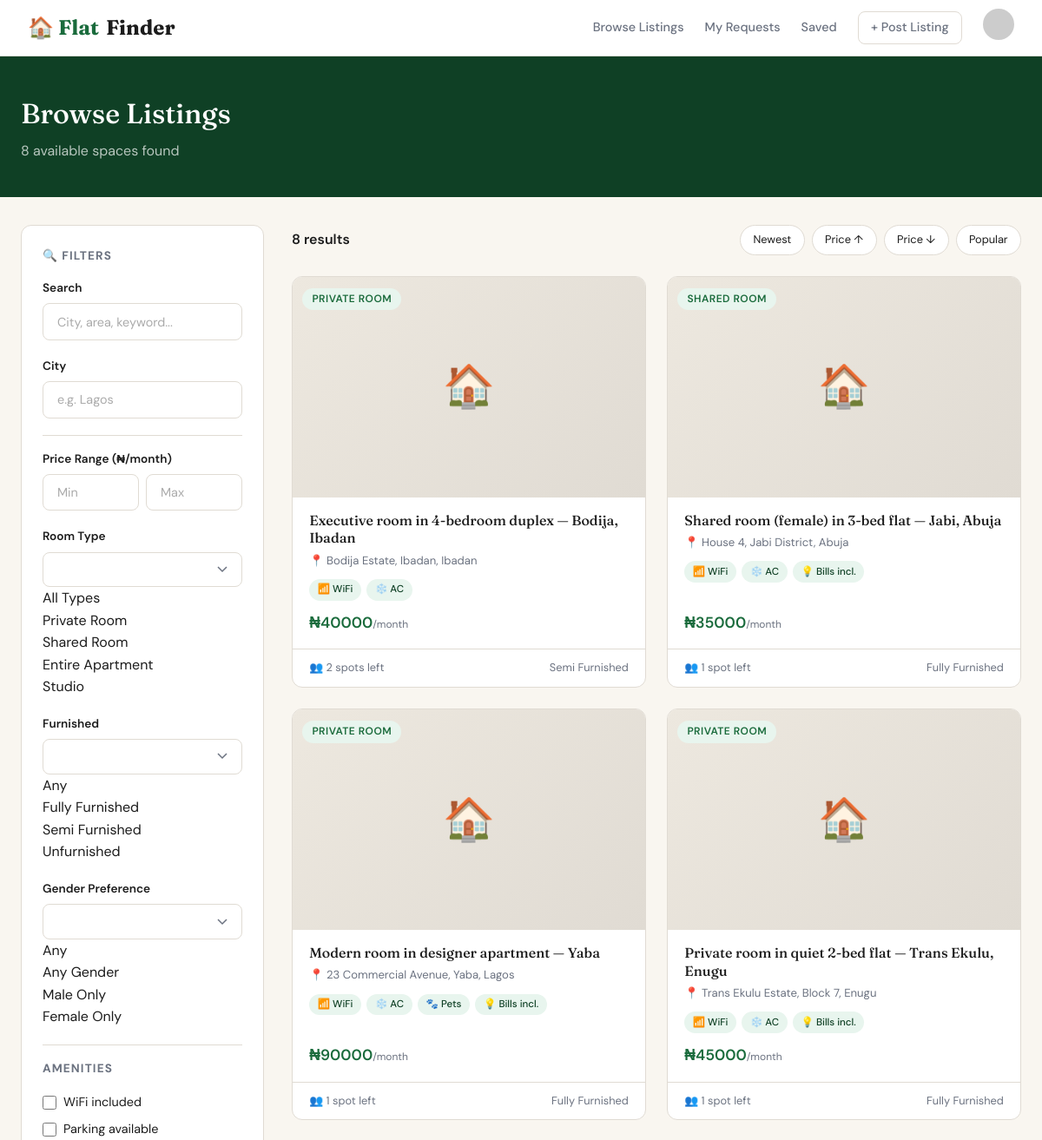
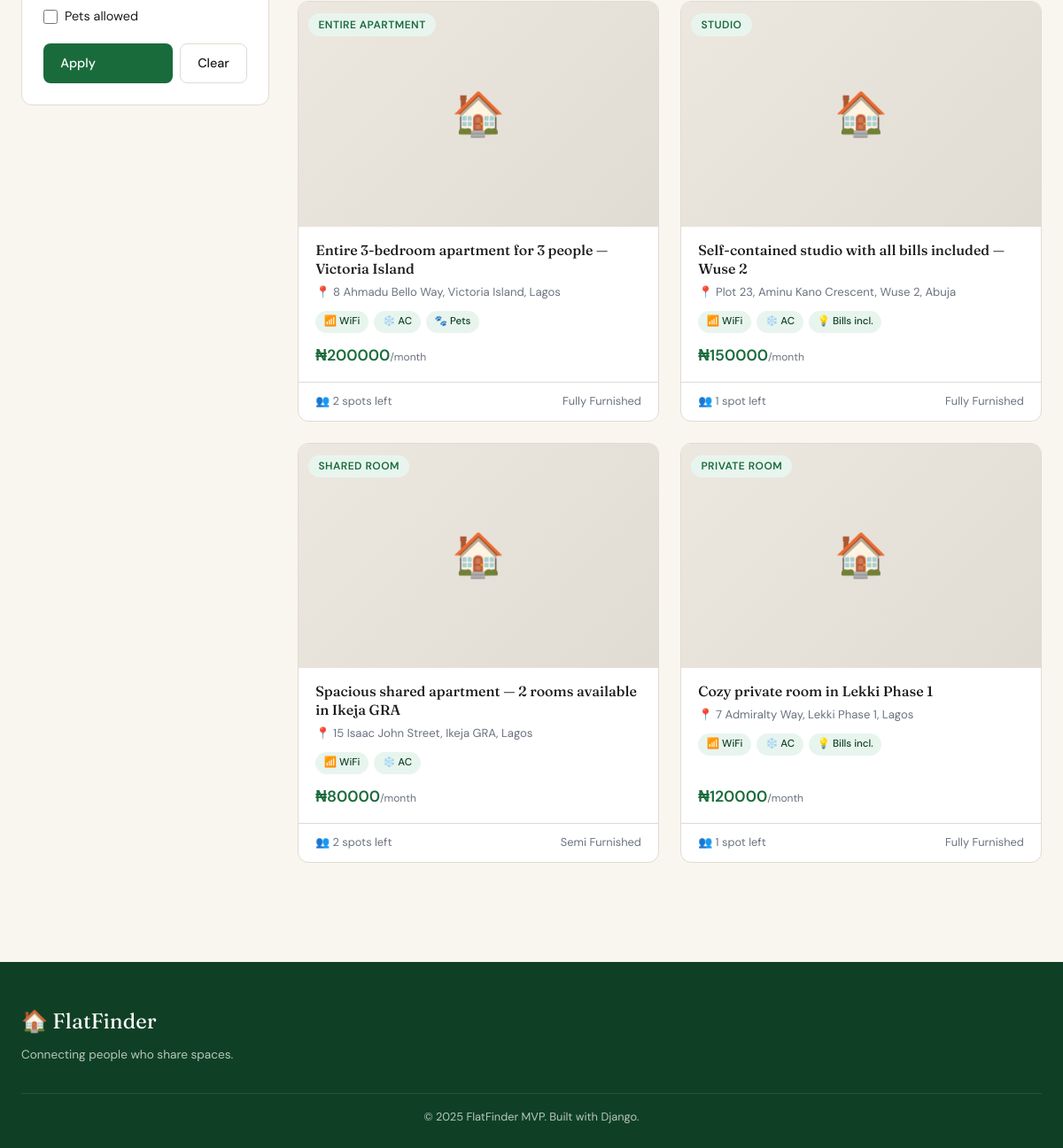
The app's page /listings/ (signed in) with its own data (2 pictures, top to bottom).
### listings/models.py (models this page shows, shortened)
class Listing(models.Model):
    ROOM_TYPE_CHOICES = [
        ('private', 'Private Room'),
        ('shared', 'Shared Room'),
        ('entire', 'Entire Apartment'),
        ('studio', 'Studio'),
    ]
    GENDER_PREFERENCE_CHOICES = [
        ('any', 'Any Gender'),
        ('male', 'Male Only'),
        ('female', 'Female Only'),
    ]
    FURNISHED_CHOICES = [
        ('furnished', 'Fully Furnished'),
        ('semi', 'Semi Furnished'),
        ('unfurnished', 'Unfurnished'),
    ]
    STATUS_CHOICES = [
        ('available', 'Available'),
        ('taken', 'Taken'),
        ('pending', 'Pending'),
    ]
    host = models.ForeignKey(settings.AUTH_USER_MODEL, on_delete=models.CASCADE, related_name='listings')
    title = models.CharField(max_length=200)
    description = models.TextField()
    address = models.CharField(max_length=300)
    city = models.CharField(max_length=100)
    state = models.CharField(max_length=100)
    room_type = models.CharField(max_length=20, choices=ROOM_TYPE_CHOICES, default='private')
    total_rooms = models.PositiveIntegerField(default=1)
    available_rooms = models.PositiveIntegerField(default=1)
    current_flatmates = models.PositiveIntegerField(default=0)
    max_flatmates = models.PositiveIntegerField(default=2)
    monthly_rent = models.DecimalField(max_digits=10, decimal_places=2)
    utilities_included = models.BooleanField(default=False)
    security_deposit = models.DecimalField(max_digits=10, decimal_places=2, null=True, blank=True)
    furnished = models.CharField(max_length=20, choices=FURNISHED_CHOICES, default='furnished')
    gender_preference = models.CharField(max_length=10, choices=GENDER_PREFERENCE_CHOICES, default='any')
    pets_allowed = models.BooleanField(default=False)
    smoking_allowed = models.BooleanField(default=False)
    has_wifi = models.BooleanField(default=True)
    has_parking = models.BooleanField(default=False)
    has_gym = models.BooleanField(default=False)
    has_pool = models.BooleanField(default=False)
    has_laundry = models.BooleanField(default=False)
    has_ac = models.BooleanField(default=True)
    has_security = models.BooleanField(default=False)
    status = models.CharField(max_length=20, choices=STATUS_CHOICES, default='available')
    available_from = models.DateField()
    created_at = models.DateTimeField(auto_now_add=True)
    updated_at = models.DateTimeField(auto_now=True)
    views_count = models.PositiveIntegerField(default=0)
    class Meta:
        ordering = ['-created_at']
    def get_absolute_url(self):
        return reverse('listings:detail', kwargs={'pk': self.pk})
    @property
    def spots_left(self):
        return self.max_flatmates - self.current_flatmates

### listings/views.py (the view)
# urls.py: path('listings/', views.listing_list, name='list'),
def listing_list(request):
    listings = Listing.objects.filter(status='available')
    form = SearchForm(request.GET)
    if form.is_valid():
        q = form.cleaned_data.get('q')
        city = form.cleaned_data.get('city')
        min_price = form.cleaned_data.get('min_price')
        max_price = form.cleaned_data.get('max_price')
        room_type = form.cleaned_data.get('room_type')
        gender_preference = form.cleaned_data.get('gender_preference')
        furnished = form.cleaned_data.get('furnished')
        pets_allowed = form.cleaned_data.get('pets_allowed')
        has_wifi = form.cleaned_data.get('has_wifi')
        has_parking = form.cleaned_data.get('has_parking')
        if q:
            listings = listings.filter(Q(title__icontains=q)|Q(description__icontains=q)|Q(city__icontains=q)|Q(address__icontains=q))
        if city: listings = listings.filter(city__icontains=city)
        if min_price: listings = listings.filter(monthly_rent__gte=min_price)
        if max_price: listings = listings.filter(monthly_rent__lte=max_price)
        if room_type: listings = listings.filter(room_type=room_type)
        if gender_preference: listings = listings.filter(gender_preference=gender_preference)
        if furnished: listings = listings.filter(furnished=furnished)
        if pets_allowed: listings = listings.filter(pets_allowed=True)
        if has_wifi: listings = listings.filter(has_wifi=True)
        if has_parking: listings = listings.filter(has_parking=True)
    sort = request.GET.get('sort', '-created_at')
    sort_options = {'price_asc':'monthly_rent','price_desc':'-monthly_rent','newest':'-created_at','popular':'-views_count'}
    listings = listings.order_by(sort_options.get(sort, '-created_at'))
    cities = Listing.objects.values_list('city', flat=True).distinct()
    return render(request, 'listings/list.html', {'listings':listings,'form':form,'cities':cities,'total':listings.count(),'current_sort':sort})

### listings/forms.py
class SearchForm(forms.Form):
    q = forms.CharField(required=False, widget=forms.TextInput(attrs={'placeholder': 'City, area, or keyword...'}))
    city = forms.CharField(required=False)
    min_price = forms.DecimalField(required=False, min_value=0)
    max_price = forms.DecimalField(required=False, min_value=0)
    room_type = forms.ChoiceField(
        required=False,
        choices=[('', 'All Types')] + Listing.ROOM_TYPE_CHOICES
    )
    gender_preference = forms.ChoiceField(
        required=False,
        choices=[('', 'Any')] + Listing.GENDER_PREFERENCE_CHOICES
    )
    furnished = forms.ChoiceField(
        required=False,
        choices=[('', 'Any')] + Listing.FURNISHED_CHOICES
    )
    pets_allowed = forms.BooleanField(required=False)
    has_wifi = forms.BooleanField(required=False)
    has_parking = forms.BooleanField(required=False)

### accounts/models.py (called while the page is built)
    def get_avatar_url(self):
        if self.avatar:
            return self.avatar.url
        initials = (self.first_name[0] if self.first_name else self.username[0]).upper()
        return f"https://ui-avatars.com/api/?name={self.get_full_name() or self.username}&background=2d6a4f&color=fff&size=128"

### templates/listings/list.html (shortened to what this page needs)
{% extends 'base.html' %}
{% block content %}
<div class="page-header">
  <div class="container">
    <h1>Browse Listings</h1>
    <p>{{ total }} available space{{ total|pluralize }} found</p>
  </div>
</div>
<div class="container">
  <div class="browse-layout">
    <aside class="sidebar">
      <form method="get" class="filter-card">
        <div class="filter-title">🔍 Filters</div>
        <div class="form-group">
          <label class="form-label">Search</label>
          <input type="text" name="q" value="{{ form.q.value|default:'' }}" class="form-control" placeholder="City, area, keyword...">
        </div>
        <div class="form-group">
          <label class="form-label">City</label>
          <input type="text" name="city" value="{{ form.city.value|default:'' }}" class="form-control" placeholder="e.g. Lagos">
        </div>
        <hr class="filter-divider">
        <div class="form-group">
          <label class="form-label">Price Range (₦/month)</label>
          <div style="display:grid; grid-template-columns:1fr 1fr; gap:0.5rem;">
            <input type="number" name="min_price" value="{{ form.min_price.value|default:'' }}" class="form-control" placeholder="Min">
            <input type="number" name="max_price" value="{{ form.max_price.value|default:'' }}" class="form-control" placeholder="Max">
          </div>
        </div>
        <div class="form-group">
          <label class="form-label">Room Type</label>
          <select name="room_type" class="form-control">
            {{ form.room_type }}
          </select>
        </div>
        <div class="form-group">
          <label class="form-label">Furnished</label>
          <select name="furnished" class="form-control">
            {{ form.furnished }}
          </select>
        </div>
        <div class="form-group">
          <label class="form-label">Gender Preference</label>
          <select name="gender_preference" class="form-control">
            {{ form.gender_preference }}
          </select>
        </div>
        <hr class="filter-divider">
        <div class="filter-title">Amenities</div>
        <div class="form-check">
          <input type="checkbox" name="has_wifi" id="wifi" {% if form.has_wifi.value %}checked{% endif %}>
          <label for="wifi">WiFi included</label>
        </div>
        <div class="form-check">
          <input type="checkbox" name="has_parking" id="parking" {% if form.has_parking.value %}checked{% endif %}>
          <label for="parking">Parking available</label>
        </div>
        <div class="form-check">
          <input type="checkbox" name="pets_allowed" id="pets" {% if form.pets_allowed.value %}checked{% endif %}>
          <label for="pets">Pets allowed</label>
        </div>
        <div style="margin-top:1.2rem; display:flex; gap:0.5rem;">
          <button type="submit" class="btn btn-primary" style="flex:1">Apply</button>
          <a href="{% url 'listings:list' %}" class="btn btn-outline">Clear</a>
        </div>
      </form>
    </aside>
    <div>
      <div class="results-header">
        <span class="results-count">{{ total }} result{{ total|pluralize }}</span>
        <div class="sort-bar">
          <a href="?{% if request.GET.urlencode %}{{ request.GET.urlencode }}&{% endif %}sort=newest" class="sort-btn {% if current_sort == 'newest' or not current_sort %}active{% endif %}">Newest</a>
          <a href="?{% if request.GET.urlencode %}{{ request.GET.urlencode }}&{% endif %}sort=price_asc" class="sort-btn {% if current_sort == 'price_asc' %}active{% endif %}">Price ↑</a>
          <a href="?{% if request.GET.urlencode %}{{ request.GET.urlencode }}&{% endif %}sort=price_desc" class="sort-btn {% if current_sort == 'price_desc' %}active{% endif %}">Price ↓</a>
          <a href="?{% if request.GET.urlencode %}{{ request.GET.urlencode }}&{% endif %}sort=popular" class="sort-btn {% if current_sort == 'popular' %}active{% endif %}">Popular</a>
        </div>
      </div>
      {% if listings %}
      <div class="listings-grid">
        {% for listing in listings %}
        <a href="{{ listing.get_absolute_url }}" class="listing-card" style="color:inherit;">
          <div class="listing-card-img">
            {% if listing.images.first %}
              <img src="{{ listing.images.first.image.url }}" alt="{{ listing.title }}">
            {% else %}
              <div class="listing-card-img-placeholder">🏠</div>
            {% endif %}
            <div style="position:absolute; top:0.7rem; left:0.7rem;">
              <span class="badge badge-green">{{ listing.get_room_type_display }}</span>
            </div>
          </div>
          <div class="listing-card-body">
            <div class="listing-card-title">{{ listing.title }}</div>
            <div class="listing-card-location">📍 {{ listing.address }}, {{ listing.city }}</div>
            <div style="display:flex; gap:0.4rem; flex-wrap:wrap; margin-bottom:0.7rem;">
              {% if listing.has_wifi %}<span class="chip" style="padding:0.2rem 0.6rem; font-size:0.72rem;">📶 WiFi</span>{% endif %}
              {% if listing.has_ac %}<span class="chip" style="padding:0.2rem 0.6rem; font-size:0.72rem;">❄️ AC</span>{% endif %}
              {% if listing.pets_allowed %}<span class="chip" style="padding:0.2rem 0.6rem; font-size:0.72rem;">🐾 Pets</span>{% endif %}
              {% if listing.utilities_included %}<span class="chip" style="padding:0.2rem 0.6rem; font-size:0.72rem;">💡 Bills incl.</span>{% endif %}
            </div>
            <div class="listing-card-price">
              ₦{{ listing.monthly_rent|floatformat:0 }}<small>/month</small>
            </div>
          </div>
          <div class="listing-card-footer">
            <span>👥 {{ listing.spots_left }} spot{{ listing.spots_left|pluralize }} left</span>
            <span>{{ listing.get_furnished_display }}</span>
          </div>
        </a>
        {% endfor %}
      </div>
      {% endif %}
    </div>
  </div>
</div>
{% endblock %}

### templates/base.html (style rules this page uses)
*, *::before, *::after { box-sizing: border-box; margin: 0; padding: 0; }
:root { --green: #1a6b3c; --green-light: #2d8a54; --green-pale: #e8f5ee; --green-dark: #0f4025; --cream: #f9f6f0; --sand: #ede8df; --text: #1c1c1c; --muted: #6b7280; --border: #e0dbd3; --white: #ffffff; --danger: #e53e3e; --warning: #d97706; --radius: 12px; --shadow: 0 2px 12px rgba(0,0,0,0.08); --shadow-lg: 0 8px 40px rgba(0,0,0,0.12); }
html { scroll-behavior: smooth; }
body { font-family: 'DM Sans', sans-serif; background: var(--cream); color: var(--text); line-height: 1.6; min-height: 100vh; }
h1, h2, h3, .brand { font-family: 'Fraunces', serif; }
a { color: inherit; text-decoration: none; }
.btn { display: inline-flex; align-items: center; gap: 0.4rem; padding: 0.6rem 1.2rem; border-radius: 8px; font-size: 0.9rem; font-weight: 500; cursor: pointer; border: none; transition: all 0.2s; font-family: 'DM Sans', sans-serif; text-decoration: none; }
.btn-primary { background: var(--green); color: white; }
.btn-outline { background: transparent; border: 1.5px solid var(--border); color: var(--text); }
.container { max-width: 1200px; margin: 0 auto; padding: 0 1.5rem; }
.badge { display: inline-block; padding: 0.2rem 0.7rem; border-radius: 100px; font-size: 0.75rem; font-weight: 600; text-transform: uppercase; letter-spacing: 0.04em; }
.badge-green { background: var(--green-pale); color: var(--green); }
.listing-card { background: var(--white); border-radius: var(--radius); border: 1px solid var(--border); overflow: hidden; transition: all 0.25s; display: flex; flex-direction: column; }
.listing-card-img { aspect-ratio: 16/10; background: var(--sand); overflow: hidden; position: relative; }
.listing-card-img-placeholder { width: 100%; height: 100%; display: flex; align-items: center; justify-content: center; font-size: 3rem; background: linear-gradient(135deg, var(--sand), var(--border)); }
.listing-card-body { padding: 1rem 1.2rem; flex: 1; display: flex; flex-direction: column; }
.listing-card-title { font-family: 'Fraunces', serif; font-size: 1rem; font-weight: 500; margin-bottom: 0.3rem; color: var(--text); line-height: 1.3; }
.listing-card-location { color: var(--muted); font-size: 0.82rem; margin-bottom: 0.7rem; }
.listing-card-price { font-size: 1.1rem; font-weight: 600; color: var(--green); margin-top: auto; }
.listing-card-price small { font-size: 0.75rem; color: var(--muted); font-weight: 400; }
.listing-card-footer { display: flex; align-items: center; justify-content: space-between; padding: 0.7rem 1.2rem; border-top: 1px solid var(--border); font-size: 0.8rem; color: var(--muted); }
.listings-grid { display: grid; grid-template-columns: repeat(auto-fill, minmax(280px, 1fr)); gap: 1.5rem; }
.form-group { margin-bottom: 1.2rem; }
.form-label { display: block; font-size: 0.85rem; font-weight: 600; margin-bottom: 0.4rem; color: var(--text); }
.form-control { width: 100%; padding: 0.7rem 1rem; border: 1.5px solid var(--border); border-radius: 8px; font-size: 0.9rem; font-family: 'DM Sans', sans-serif; background: var(--white); color: var(--text); transition: border-color 0.2s; appearance: none; }
.form-control::placeholder { color: #aaa; }
select.form-control { background-repeat: no-repeat; background-position: right 1rem center; padding-right: 2.5rem; }
.form-check { display: flex; align-items: center; gap: 0.5rem; margin-bottom: 0.5rem; }
.form-check input[type="checkbox"] { width: 16px; height: 16px; accent-color: var(--green); }
.form-check label { font-size: 0.9rem; cursor: pointer; }
.chip { display: inline-flex; align-items: center; gap: 0.3rem; padding: 0.3rem 0.8rem; background: var(--green-pale); color: var(--green-dark); border-radius: 100px; font-size: 0.78rem; font-weight: 500; }

### records on screen
Listing: room_type "PRIVATE ROOM", title "Executive room in 4-bedroom duplex — Bodija, Ibadan", address "Bodija Estate, Ibadan", city "Ibadan", has_wifi "📶 WiFi", has_ac "❄️ AC", monthly_rent "40000", spots_left "2", furnished "Semi Furnished"
Listing: room_type "SHARED ROOM", title "Shared room (female) in 3-bed flat — Jabi, Abuja", address "House 4, Jabi District", city "Abuja", has_wifi "📶 WiFi", has_ac "❄️ AC", utilities_included "💡 Bills incl.", monthly_rent "35000", spots_left "1", furnished "Fully Furnished"
Listing: room_type "PRIVATE ROOM", title "Modern room in designer apartment — Yaba", address "23 Commercial Avenue, Yaba", city "Lagos", has_wifi "📶 WiFi", has_ac "❄️ AC", pets_allowed "🐾 Pets", utilities_included "💡 Bills incl.", monthly_rent "90000", spots_left "1", furnished "Fully Furnished"
Listing: room_type "PRIVATE ROOM", title "Private room in quiet 2-bed flat — Trans Ekulu, Enugu", address "Trans Ekulu Estate, Block 7", city "Enugu", has_wifi "📶 WiFi", has_ac "❄️ AC", utilities_included "💡 Bills incl.", monthly_rent "45000", spots_left "1", furnished "Fully Furnished"
Listing: room_type "ENTIRE APARTMENT", title "Entire 3-bedroom apartment for 3 people — Victoria Island", address "8 Ahmadu Bello Way, Victoria Island", city "Lagos", has_wifi "📶 WiFi", has_ac "❄️ AC", pets_allowed "🐾 Pets", monthly_rent "200000", spots_left "2", furnished "Fully Furnished"
Listing: room_type "STUDIO", title "Self-contained studio with all bills included — Wuse 2", address "Plot 23, Aminu Kano Crescent, Wuse 2", city "Abuja", has_wifi "📶 WiFi", has_ac "❄️ AC", utilities_included "💡 Bills incl.", monthly_rent "150000", spots_left "1", furnished "Fully Furnished"
Listing: room_type "SHARED ROOM", title "Spacious shared apartment — 2 rooms available in Ikeja GRA", address "15 Isaac John Street, Ikeja GRA", city "Lagos", has_wifi "📶 WiFi", has_ac "❄️ AC", monthly_rent "80000", spots_left "2", furnished "Semi Furnished"
Listing: room_type "PRIVATE ROOM", title "Cozy private room in Lekki Phase 1", address "7 Admiralty Way, Lekki Phase 1", city "Lagos", has_wifi "📶 WiFi", has_ac "❄️ AC", utilities_included "💡 Bills incl.", monthly_rent "120000", spots_left "1", furnished "Fully Furnished"

### other values on screen
{{ total }} "8"
